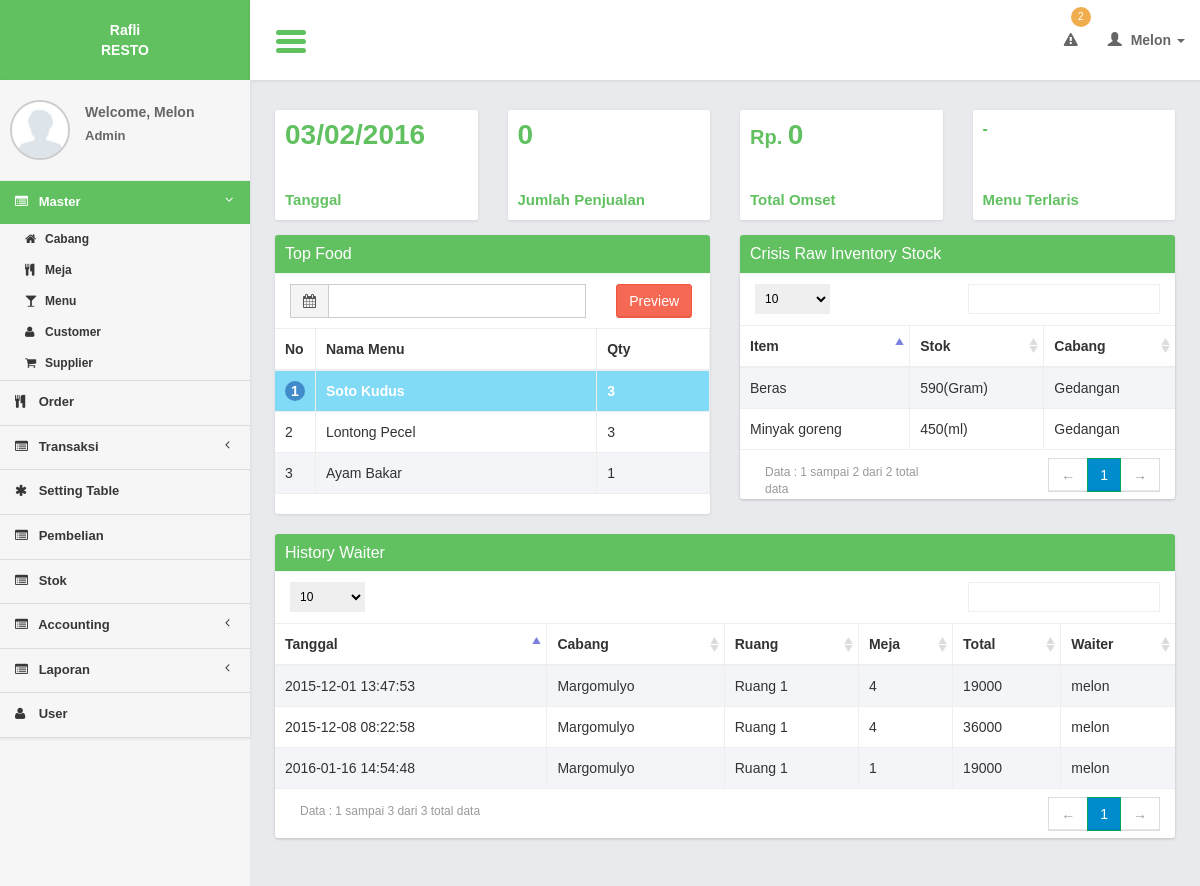
/controllers/home.php (signed in), run on the app's committed database.
### tables this page shows
CREATE TABLE `menus` (
  `menu_id` int(11) NOT NULL,
  `menu_type_id` int(11) NOT NULL,
  `menu_name` varchar(100) NOT NULL,
  `menu_original_price` int(11) NOT NULL,
  `menu_margin_price` int(11) NOT NULL,
  `menu_price` int(11) NOT NULL,
  `menu_img` text NOT NULL,
  `partner_id` int(11) NOT NULL,
  `out_time` varchar(10) NOT NULL
);

CREATE TABLE `item_stocks` (
  `item_stock_id` int(11) NOT NULL,
  `item_id` int(11) NOT NULL,
  `item_stock_qty` int(11) NOT NULL,
  `branch_id` int(11) NOT NULL
);

CREATE TABLE `items` (
  `item_id` int(11) NOT NULL,
  `item_name` varchar(100) NOT NULL,
  `unit_id` int(11) NOT NULL,
  `item_limit` int(11) NOT NULL
);

CREATE TABLE `units` (
  `unit_id` int(11) NOT NULL,
  `unit_name` varchar(20) NOT NULL
);

CREATE TABLE `branches` (
  `branch_id` int(11) NOT NULL,
  `branch_name` varchar(200) NOT NULL,
  `branch_img` text NOT NULL,
  `branch_desc` text NOT NULL,
  `branch_address` text NOT NULL,
  `branch_phone` varchar(100) NOT NULL,
  `branch_city` varchar(100) NOT NULL,
  `branch_type_id` int(11) NOT NULL
);

CREATE TABLE `transactions` (
  `transaction_id` int(11) NOT NULL,
  `table_id` int(11) NOT NULL,
  `branch_id` int(11) NOT NULL,
  `member_id` int(11) NOT NULL,
  `transaction_date` datetime NOT NULL,
  `transaction_total` int(11) NOT NULL,
  `transaction_discount` int(11) NOT NULL,
  `transaction_grand_total` int(11) NOT NULL,
  `transaction_payment` int(11) NOT NULL,
  `transaction_change` int(11) NOT NULL,
  `payment_method_id` int(11) NOT NULL,
  `bank_id` int(11) NOT NULL,
  `user_id` int(11) NOT NULL,
  `bank_account_number` varchar(100) NOT NULL,
  `transaction_code` int(11) NOT NULL
);

CREATE TABLE `buildings` (
  `building_id` int(11) NOT NULL,
  `building_name` varchar(100) NOT NULL,
  `building_img` text NOT NULL,
  `branch_id` int(11) NOT NULL
);

CREATE TABLE `tables` (
  `table_id` int(11) NOT NULL,
  `building_id` int(11) NOT NULL,
  `table_name` varchar(100) NOT NULL,
  `data_x` int(11) NOT NULL,
  `data_y` int(11) NOT NULL,
  `chair_number` int(11) NOT NULL,
  `table_status_id` int(11) NOT NULL,
  `tms_id` int(11) NOT NULL
);

CREATE TABLE `users` (
  `user_id` int(11) NOT NULL,
  `user_type_id` int(11) DEFAULT NULL,
  `user_login` varchar(100) DEFAULT NULL,
  `user_password` varchar(100) DEFAULT NULL,
  `user_name` varchar(100) DEFAULT NULL,
  `user_code` varchar(100) DEFAULT NULL,
  `user_phone` varchar(100) DEFAULT NULL,
  `user_img` text NOT NULL,
  `user_active_status` int(11) NOT NULL,
  `branch_id` int(11) NOT NULL
);

### lib/function.php (called while the page is built, shortened)
<?php
function get_header($title = ""){
	include '../views/layout/header.php';
}
function get_footer($query_find = 0){
	include '../views/layout/footer.php';
}
function format_date($date){
	if($date == "0000-00-00"){
		return "-";
	}else{
		$date = explode("-", $date);
		$new_date = $date[2]."/".$date[1]."/".$date[0];
		return $new_date;
	}
}
function get_user_data(){
	$query_user = mysql_query("select * from users where user_id = '".$_SESSION['user_id']."'");
	$row_user = mysql_fetch_object($query_user);
	$name = ucfirst($row_user->user_name);
	switch($row_user->user_type_id){
		case 1: $type = "Admin"; break;
	}
	$user_img = $row_user->user_img;
	return array($name, $type, $user_img);
}
	?>
    <?php
function select_stock_limit(){
	$where_branch = "";
		if($_SESSION['user_type_id']==1 || $_SESSION['user_type_id']==2){
			$where_branch = "";
		}else{
			$where_branch = " and a.branch_id = '".$_SESSION['branch_id']."' ";
		}
	$query = mysql_query("select a.*, b.item_name, c.unit_name, d.branch_name
							from item_stocks a
							join items b on b.item_id = a.item_id
							join units c on c.unit_id = b.unit_id
							join branches d on d.branch_id = a.branch_id
							where item_stock_qty <= item_limit
							$where_branch
							");
	return $query;
}
?>

### models/home_model.php (called while the page is built, shortened)
<?php
function get_jumlah_penjualan($date, $where){
	$query = mysql_query("SELECT count(transaction_id) as jumlah
							from transactions
							WHERE  transaction_date >= '$date 00:00:00'
							AND transaction_date <= '$date 23:59:59'
							$where
							 ");
	$result = mysql_fetch_object($query);
	return $result->jumlah;
}
function get_total_omset($date, $where){
	$query = mysql_query("SELECT sum(transaction_total) as jumlah
							from transactions
							WHERE  transaction_date >= '$date 00:00:00'
							AND transaction_date <= '$date 23:59:59'
							$where
							 ");
	$result = mysql_fetch_array($query);
	$result = ($result['jumlah']) ? $result['jumlah'] : "0";
	return $result;
}
function get_menu_terlaris($date, $where){
	$query = mysql_query("SELECT a.menu_id, a.menu_price, a.menu_name, jumlah
								FROM menus a
								JOIN (
									SELECT sum( transaction_detail_qty ) AS jumlah, menu_id
									FROM transaction_details a
									JOIN transactions b on b.transaction_id = a.transaction_id
									WHERE  b.transaction_date >= '$date 00:00:00'
									AND b.transaction_date <= '$date 23:59:59'
									$where
									GROUP BY menu_id
								) AS b ON b.menu_id = a.menu_id
								order by jumlah desc, menu_id asc
								limit 1
							 ");
	$result = mysql_fetch_array($query);
	$result = ($result['menu_name']) ? $result['menu_name'] : "-";
	return $result;
}
function select_top_food($date1, $date2, $where){
	$where_date1 = "";
	$where_date2 = "";
	$query = mysql_query("SELECT a.menu_id, a.menu_price, a.menu_name, jumlah
								FROM menus a
								JOIN (
									SELECT sum( transaction_detail_qty ) AS jumlah, menu_id
									FROM transaction_details a
									JOIN transactions b on b.transaction_id = a.transaction_id
									where transaction_detail_id <> 0
									$where_date1
									$where_date2
									$where
									GROUP BY menu_id
								) AS b ON b.menu_id = a.menu_id
								order by jumlah desc, menu_id asc
							 ");
	return $query;
}
function select_history(){
	$query = mysql_query("select b.*, c.table_name, d.building_name , e.branch_name, f.user_name
									from transactions b
									left join tables c on c.table_id = b.table_id
									left join buildings d on d.building_id = c.building_id
									join branches e on e.branch_id = d.branch_id
									left join users f on f.user_id = b.user_id
									order by transaction_id
						");
	return $query;
}
?>

### views/layout/home.php (the view, shortened to what this page needs)
      <section class="content">
          <div class="row">
              <div class="col-lg-3 col-xs-6">
                  <div class="small-box bg-white">
                      <div class="inner">
                          <h3>
                              <?= $date_now ?>
                          </h3>
                          <p>
                             Tanggal
                          </p>
                      </div>
                  </div>
              </div>
              <div class="col-lg-3 col-xs-6">
                  <div class="small-box bg-white">
                      <div class="inner">
                          <h3>
                              <?= $jumlah_penjualan ?>
                          </h3>
                          <p>
                              Jumlah Penjualan
                          </p>
                      </div>
                  </div>
              </div>
              <div class="col-lg-3 col-xs-6">
                  <div class="small-box bg-white">
                      <div class="inner">
                          <h3>
                              <?php echo "<span style='font-size:20px'>Rp. </span>".$total_omset ?>
                          </h3>
                          <p>
                              Total Omset
                          </p>
                      </div>
                  </div>
              </div>
              <div class="col-lg-3 col-xs-6">
                  <div class="small-box bg-white" >
                      <div class="inner" style="height:90px;">
                          <h3 style="font-size:16px;">
                             <?= $menu_terlaris?>
                          </h3>
                          <p>
                             Menu Terlaris
                          </p>
                      </div>
                  </div>
              </div>
          </div>
        <div class="row">
              <div class="col-md-6">
                  <form role="form" action="<?= $action?>" method="post">
                  <div class="box box-primary">
                      <div class="box-header">
                          <h3 class="box-title">Top Food</h3>
                      </div>
                      <div class="box-body">
                          	<div class="col-md-9">
                                <div class="form-group">
                              <div class="input-group">
                                  <div class="input-group-addon">
                                      <i class="fa fa-calendar"></i>
                                  </div>
                                  <input type="text" required class="form-control pull-left" id="reservation" name="i_date" value="<?= $date_default?>"/>
                              </div>
                          </div>
                       </div>
                         <div class="col-md-3">
                                <div class="form-group">
                              <div class="input-group">
                                  <input class="btn btn-danger" type="submit" value="Preview"/>
                              </div>
                          </div>
                       </div>
                           <table id="" class="table table-bordered table-striped">
                              <thead>
                                  <tr>
                                  <th width="5%">No</th>
                                      <th>Nama Menu</th>
                                      <th>Qty</th>
                                  </tr>
                              </thead>
                              <tbody>
                                  <?php
                                 $no = 1;
   while($row_top_food = mysql_fetch_array($query_top_food)){
                                  ?>
                                  <tr <?php if($no == 1){ ?> class="top_food_tr"<?php } ?>>
                                  <td><?php if($no == 1){ ?><div class="top_food"><?= $no ?></div><?php }else{ ?><?= $no ?><?php } ?></td>
                                  <td><?= $row_top_food['menu_name']?></td>
                                  <td><?= $row_top_food['jumlah']?></td>
                                  </tr>
                                  <?php
	$no++;
                                  }
                                  ?>
                              </tbody>
                          </table>
                      </div>
                  </div>
             </form>
              </div>
              <div class="col-md-6">
                 <div class="box">
                    <div class="box-header">
                          <h3 class="box-title">Crisis Raw Inventory Stock</h3>
                      </div>
                      <div class="box-body2 table-responsive">
                          <table id="example1" class="table table-bordered table-striped">
                              <thead>
                                  <tr>
                                  	<th>Item</th>
                                  	<th>Stok</th>
                                      <th>Cabang</th>
                                  </tr>
                              </thead>
                              <?php
$query_stock_limit = select_stock_limit();
   while($row_stock_limit = mysql_fetch_array($query_stock_limit)){
                                  ?>
                                  <tr>
                                     <td><?= ($row_stock_limit['item_name']); ?></td>
                                      <td><?= $row_stock_limit['item_stock_qty']."(".$row_stock_limit['unit_name'].")"?></td>
                                      <td><?= $row_stock_limit['branch_name']?></td>
                                      </tr>
                                  <?php
                                  }
                                  ?>
                          </table>
                      </div>
                  </div>
              </div>
          </div>
          <dic class="row">
              <div class="col-md-12">
                 <div class="box">
                    <div class="box-header">
                          <h3 class="box-title">History Waiter</h3>
                      </div>
                      <div class="box-body2 table-responsive">
                          <table id="example2" class="table table-bordered table-striped">
                              <thead>
                                  <tr>
                                  	<th>Tanggal</th>
                                  	<th>Cabang</th>
                                      <th>Ruang</th>
                                      <th>Meja</th>
                                      <th>Total</th>
                                      <th>Waiter</th>
                                  </tr>
                              </thead>
                              <?php
$query_history = select_history();
   while($row_history = mysql_fetch_array($query_history)){
                                  ?>
                                  <tr>
                                     <td><?= ($row_history['transaction_date']); ?></td>
                                      <td><?= $row_history['branch_name'] ?></td>
                                      <td><?= $row_history['building_name']?></td>
                                       <td><?= $row_history['table_name']?></td>
                                        <td><?= $row_history['transaction_total']?></td>
                                       <td><?= $row_history['user_name']?></td>
                                      </tr>
                                  <?php
                                  }
                                  ?>
                          </table>
                      </div>
                  </div>
              </div>
          </div>

### data on the page
menus: menu_name "Soto Kudus", jumlah "3"
menus: menu_name "Lontong Pecel", jumlah "3"
menus: menu_name "Ayam Bakar", jumlah "1"
item_stocks: item.item_name "Minyak goreng", item_stock_qty "450", units.unit_name "ml", branch.branch_name "Gedangan"
item_stocks: item.item_name "Beras", item_stock_qty "590", units.unit_name "Gram", branch.branch_name "Gedangan"
transactions: transaction_date "2015-12-01 13:47:53", branch.branch_name "Margomulyo", buildings.building_name "Ruang 1", table.table_name "4", transaction_total "19000", user.user_name "melon"
transactions: transaction_date "2015-12-08 08:22:58", branch.branch_name "Margomulyo", buildings.building_name "Ruang 1", table.table_name "4", transaction_total "36000", user.user_name "melon"
transactions: transaction_date "2016-01-16 14:54:48", branch.branch_name "Margomulyo", buildings.building_name "Ruang 1", table.table_name "1", transaction_total "19000", user.user_name "melon"

### other printed values
count_stock_limit() "2"
$user_data[0] "Melon"
$user_data[1] "Admin"
$date_now "03/02/2016"
$jumlah_penjualan "0"
$total_omset "0"
$menu_terlaris "-"
